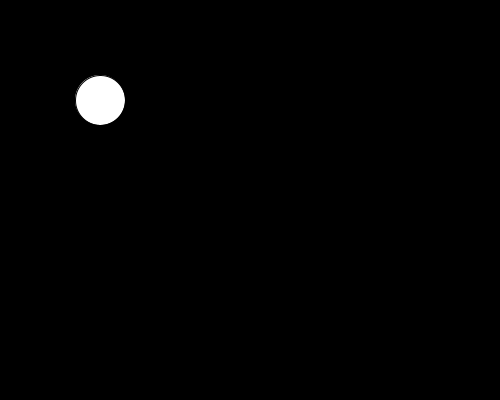
Frame 1 (no input)
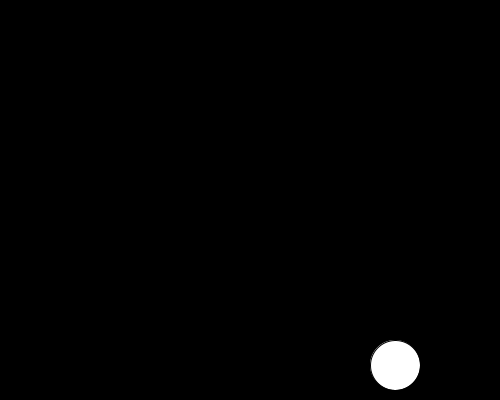
Frame 60 (the mouse pressed at the canvas centre just before this capture)
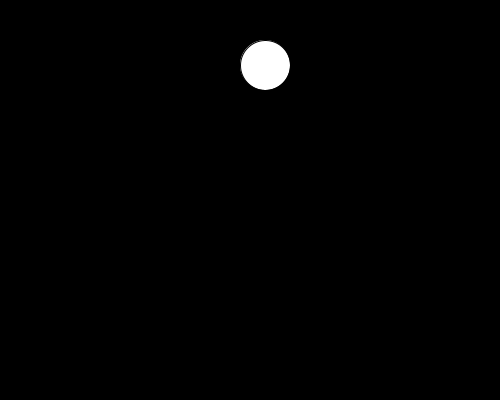
Frame 120 (the mouse held since frame 60 and released just before this capture)

The Processing sketch that drew these frames (run headless with seeded random() and noise(); from frame 60 on, the mouse is pressed at the canvas centre):

// Processing sketch: processing_152808
// ── processing_152808.pde

int xPos = 100;
int xDir = 5;
int yPos = 100;
int yDir = 5;

void setup() {
 size(500,400);
 smooth();
 
}

void draw() {
  
  int m = millis();
  
  background(0);
  ellipse(xPos, yPos, 50, 50);
  xPos += xDir;
  yPos += yDir;
  if(xPos > width-25 || xPos < 25){
    xDir = xDir * -1;
  }
  if(yPos > height-25 || yPos < 25){
    yDir = yDir * -1;
  }
  
  
  if(mousePressed){
    if(mouseX < width/2){
      fill(m % 255,0,0);
      rect(0,0,width/2,height);
    }
    if(mouseX > width/2){
      fill(0,0,m % 255);
      rect(width/2,0,width/2,height);
    }
  }
  
}
